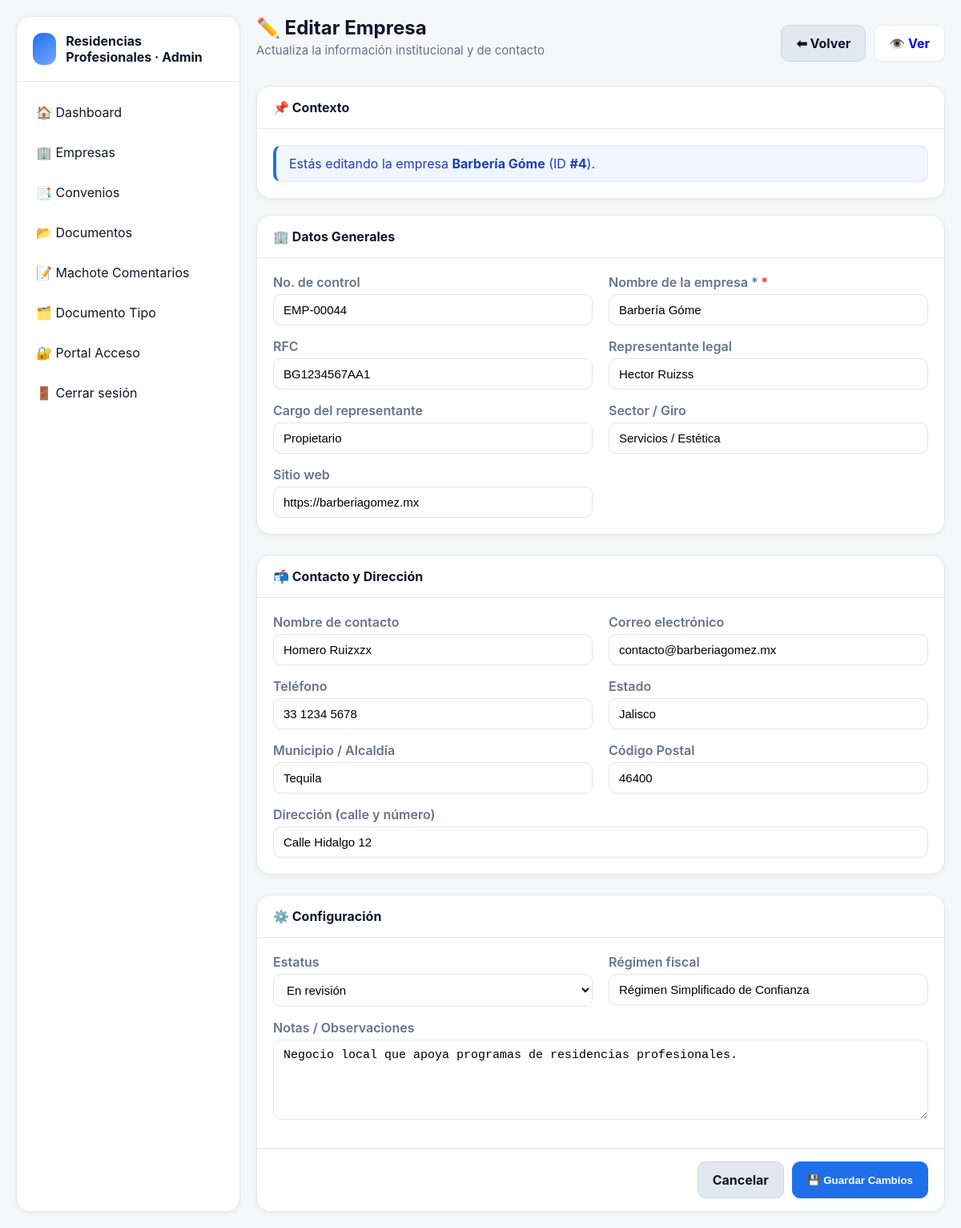
The page /recidencia/view/empresa/empresa_edit.php?id=4 on the database as committed earlier.
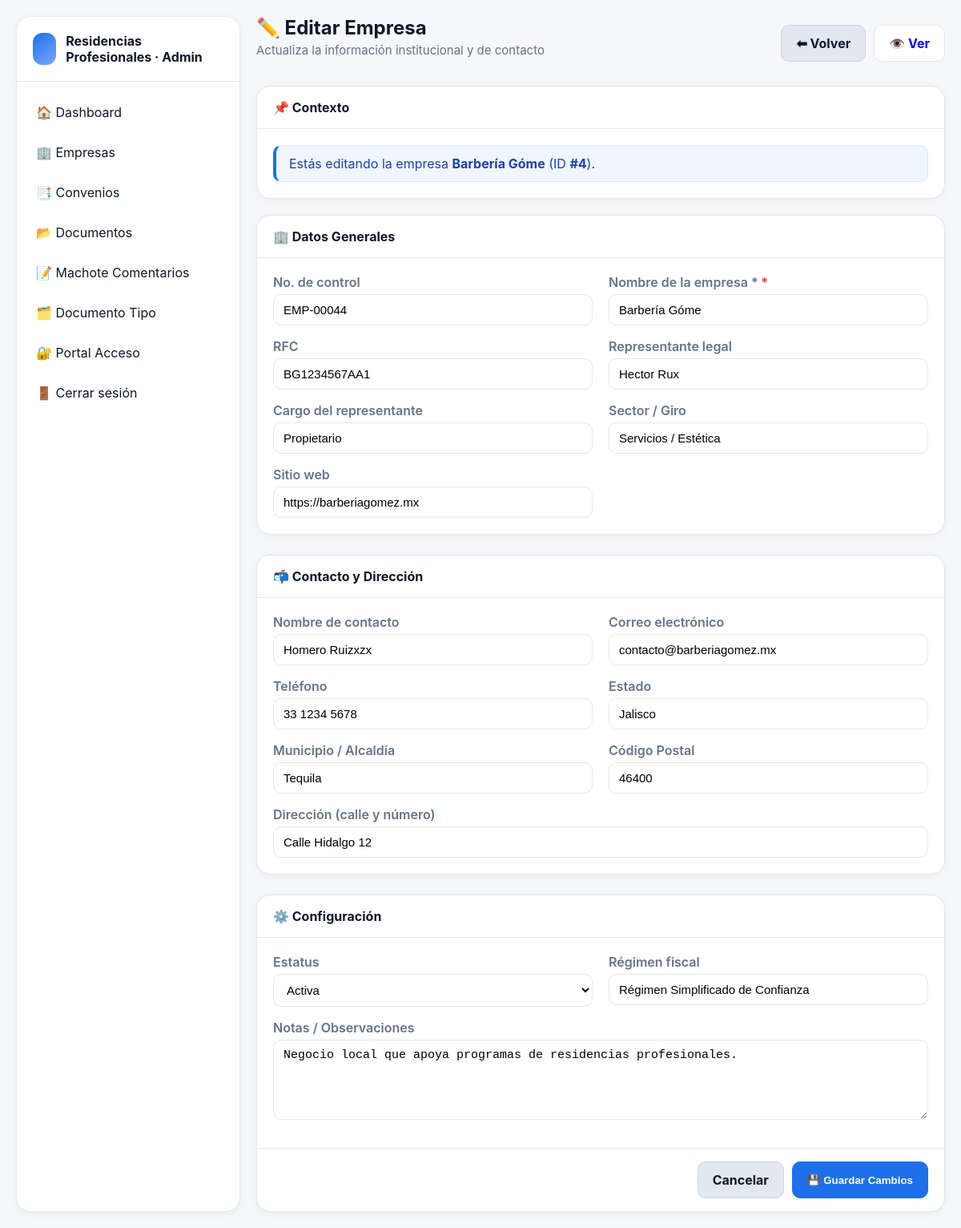
The same page on the database as committed later.
### tables this page shows
CREATE TABLE `rp_empresa` (
  `id` bigint(20) NOT NULL AUTO_INCREMENT,
  `numero_control` varchar(20) DEFAULT NULL,
  `nombre` varchar(191) NOT NULL,
  `rfc` varchar(20) DEFAULT NULL,
  `representante` varchar(191) DEFAULT NULL,
  `cargo_representante` varchar(191) DEFAULT NULL,
  `sector` varchar(191) DEFAULT NULL,
  `sitio_web` varchar(255) DEFAULT NULL,
  `contacto_nombre` varchar(191) DEFAULT NULL,
  `contacto_email` varchar(191) DEFAULT NULL,
  `telefono` varchar(30) DEFAULT NULL,
  `estado` varchar(100) DEFAULT NULL,
  `municipio` varchar(100) DEFAULT NULL,
  `cp` varchar(10) DEFAULT NULL,
  `direccion` varchar(255) DEFAULT NULL,
  `estatus` enum('Activa','En revisión','Inactiva','Suspendida') NOT NULL DEFAULT 'En revisión',
  `regimen_fiscal` varchar(191) DEFAULT NULL,
  `notas` text DEFAULT NULL,
  `creado_en` datetime NOT NULL DEFAULT current_timestamp(),
  `actualizado_en` datetime DEFAULT NULL ON UPDATE current_timestamp(),
  PRIMARY KEY (`id`),
  UNIQUE KEY `uk_empresa_rfc` (`rfc`),
  UNIQUE KEY `numero_control` (`numero_control`),
  KEY `idx_empresa_nombre` (`nombre`)
);

### recidencia/view/empresa/empresa_edit.php (the view, shortened to what the rows shown need)
<?php
$handlerResult = require __DIR__ . '/../../handler/empresa/empresa_edit_handler.php';
$empresaId = $handlerResult['empresaId'];
$formData = $handlerResult['formData'];
$estatusOptions = $handlerResult['estatusOptions'];
$controllerError = $handlerResult['controllerError'];
$loadError = $handlerResult['loadError'];
$empresaNombre = empresaFormValue($formData, 'nombre');
?>
<!DOCTYPE html>
<html lang="es">
<head>
  <link rel="stylesheet" href="../../assets/css/dashboard.css" />
  <link rel="stylesheet" href="../../assets/css/empresas/empresaedit.css" />
</head>
<body>
  <div class="app">
    <?php include __DIR__ . '/../../layout/sidebar.php'; ?>
    <main class="main">
      <header class="topbar">
        <div>
          <h2>✏️ Editar Empresa</h2>
        </div>
      </header>
      <?php if ($controllerError !== null || $loadError !== null) : ?>
        <section class="card">
          <header>⚠️ Aviso</header>
          <div class="content">
            <?php if ($controllerError !== null) : ?>
              <div class="alert error">
                <?php echo htmlspecialchars($controllerError, ENT_QUOTES, 'UTF-8'); ?>
              </div>
            <?php endif; ?>
            <?php if ($loadError !== null) : ?>
              <div class="alert error">
                <?php echo htmlspecialchars($loadError, ENT_QUOTES, 'UTF-8'); ?>
              </div>
            <?php endif; ?>
            <p>Utiliza el enlace anterior para volver al listado de empresas.</p>
          </div>
        </section>
      <?php else : ?>
        <section class="card">
          <header>📌 Contexto</header>
          <div class="content">
            <div class="alert info">
              Estás editando la empresa <strong><?php echo htmlspecialchars($empresaNombre, ENT_QUOTES, 'UTF-8'); ?></strong>
              (ID <strong>#<?php echo htmlspecialchars((string) $empresaId, ENT_QUOTES, 'UTF-8'); ?></strong>).
            </div>
          </div>
        </section>
        <form class="form-grid" method="post" action="">
          <section class="card">
            <header>🏢 Datos Generales</header>
            <div class="content grid">
              <div class="field">
                <label for="numero_control">No. de control</label>
                <input id="numero_control" name="numero_control" type="text" maxlength="20" placeholder="Ej: EMP-0001"
                  value="<?php echo htmlspecialchars(empresaFormValue($formData, 'numero_control'), ENT_QUOTES, 'UTF-8'); ?>" />
              </div>
              <div class="field">
                <label for="nombre" class="required">Nombre de la empresa *</label>
                <input id="nombre" name="nombre" type="text" required placeholder="Ej: Casa del Barrio"
                  value="<?php echo htmlspecialchars(empresaFormValue($formData, 'nombre'), ENT_QUOTES, 'UTF-8'); ?>" />
              </div>
              <div class="field">
                <label for="rfc">RFC</label>
                <input id="rfc" name="rfc" type="text" maxlength="20" placeholder="Ej: CDB810101AA1"
                  value="<?php echo htmlspecialchars(empresaFormValue($formData, 'rfc'), ENT_QUOTES, 'UTF-8'); ?>" />
              </div>
              <div class="field">
                <label for="representante">Representante legal</label>
                <input id="representante" name="representante" type="text" placeholder="Ej: José Manuel Velador"
                  value="<?php echo htmlspecialchars(empresaFormValue($formData, 'representante'), ENT_QUOTES, 'UTF-8'); ?>" />
              </div>
              <div class="field">
                <label for="cargo_representante">Cargo del representante</label>
                <input id="cargo_representante" name="cargo_representante" type="text" placeholder="Ej: Director General"
                  value="<?php echo htmlspecialchars(empresaFormValue($formData, 'cargo_representante'), ENT_QUOTES, 'UTF-8'); ?>" />
              </div>
              <div class="field">
                <label for="sector">Sector / Giro</label>
                <input id="sector" name="sector" type="text" placeholder="Ej: Educación / Social"
                  value="<?php echo htmlspecialchars(empresaFormValue($formData, 'sector'), ENT_QUOTES, 'UTF-8'); ?>" />
              </div>
              <div class="field">
                <label for="sitio_web">Sitio web</label>
                <input id="sitio_web" name="sitio_web" type="url" placeholder="https://www.empresa.mx"
                  value="<?php echo htmlspecialchars(empresaFormValue($formData, 'sitio_web'), ENT_QUOTES, 'UTF-8'); ?>" />
              </div>
            </div>
          </section>
          <section class="card">
            <header>📬 Contacto y Dirección</header>
            <div class="content grid">
              <div class="field">
                <label for="contacto_nombre">Nombre de contacto</label>
                <input id="contacto_nombre" name="contacto_nombre" type="text" placeholder="Ej: Responsable RH"
                  value="<?php echo htmlspecialchars(empresaFormValue($formData, 'contacto_nombre'), ENT_QUOTES, 'UTF-8'); ?>" />
              </div>
              <div class="field">
                <label for="contacto_email">Correo electrónico</label>
                <input id="contacto_email" name="contacto_email" type="email" placeholder="contacto@empresa.mx"
                  value="<?php echo htmlspecialchars(empresaFormValue($formData, 'contacto_email'), ENT_QUOTES, 'UTF-8'); ?>" />
              </div>
              <div class="field">
                <label for="telefono">Teléfono</label>
                <input id="telefono" name="telefono" type="tel" placeholder="(33) 1234 5678"
                  value="<?php echo htmlspecialchars(empresaFormValue($formData, 'telefono'), ENT_QUOTES, 'UTF-8'); ?>" />
              </div>
              <div class="field">
                <label for="estado">Estado</label>
                <input id="estado" name="estado" type="text" placeholder="Ej: Jalisco"
                  value="<?php echo htmlspecialchars(empresaFormValue($formData, 'estado'), ENT_QUOTES, 'UTF-8'); ?>" />
              </div>
              <div class="field">
                <label for="municipio">Municipio / Alcaldía</label>
                <input id="municipio" name="municipio" type="text" placeholder="Ej: Guadalajara"
                  value="<?php echo htmlspecialchars(empresaFormValue($formData, 'municipio'), ENT_QUOTES, 'UTF-8'); ?>" />
              </div>
              <div class="field">
                <label for="cp">Código Postal</label>
                <input id="cp" name="cp" type="text" placeholder="Ej: 44100"
                  value="<?php echo htmlspecialchars(empresaFormValue($formData, 'cp'), ENT_QUOTES, 'UTF-8'); ?>" />
              </div>
              <div class="field col-span-2">
                <label for="direccion">Dirección (calle y número)</label>
                <input id="direccion" name="direccion" type="text" placeholder="Ej: Calle Independencia 321"
                  value="<?php echo htmlspecialchars(empresaFormValue($formData, 'direccion'), ENT_QUOTES, 'UTF-8'); ?>" />
              </div>
            </div>
          </section>
          <section class="card">
            <header>⚙️ Configuración</header>
            <div class="content grid">
              <div class="field">
                <label for="estatus">Estatus</label>
                <select id="estatus" name="estatus">
                  <?php foreach ($estatusOptions as $option) : ?>
                    <option value="<?php echo htmlspecialchars($option, ENT_QUOTES, 'UTF-8'); ?>"
                      <?php echo empresaFormValue($formData, 'estatus') === $option ? 'selected' : ''; ?>>
                      <?php echo htmlspecialchars($option, ENT_QUOTES, 'UTF-8'); ?>
                    </option>
                  <?php endforeach; ?>
                </select>
              </div>
              <div class="field">
                <label for="regimen_fiscal">Régimen fiscal</label>
                <input id="regimen_fiscal" name="regimen_fiscal" type="text" placeholder="Opcional"
                  value="<?php echo htmlspecialchars(empresaFormValue($formData, 'regimen_fiscal'), ENT_QUOTES, 'UTF-8'); ?>" />
              </div>
              <div class="field col-span-2">
                <label for="notas">Notas / Observaciones</label>
                <textarea id="notas" name="notas" rows="4"
                  placeholder="Comentarios internos del área de vinculación..."><?php echo htmlspecialchars(empresaFormValue($formData, 'notas'), ENT_QUOTES, 'UTF-8'); ?></textarea>
              </div>
            </div>
            <div class="actions">
              <a href="empresa_view.php?id=<?php echo urlencode((string) $empresaId); ?>" class="btn secondary">Cancelar</a>
              <button type="submit" class="btn primary">💾 Guardar Cambios</button>
            </div>
          </section>
        </form>
      <?php endif; ?>
    </main>
  </div>
</body>
</html>

Rows that differ between the two databases and show on the page:
changed rp_empresa "Barbería Góme": representante "Hector Ruizss" → "Hector Rux"; estatus "En revisión" → "Activa"
